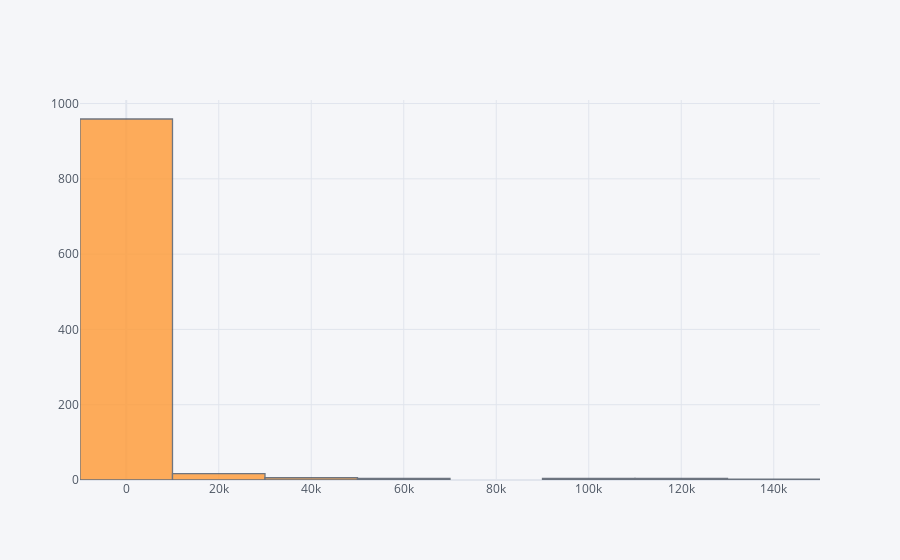

This figure's notebook cell:
### Code cell
df['price_per_litre'].iplot(kind='hist',bins=10)

### Figure 1 — Plotly figure (JSON) as saved in the notebook; plotly's stock layout.template omitted (floating-point values rounded to 4 significant figures; data arrays with more than 128 entries replaced by an {"elided": "..."} marker saying what was removed)
{"data": [{"histfunc": "count", "histnorm": "", "marker": {"color": "rgba(255, 153, 51, 1.0)", "line": {"color": "#4D5663", "width": 1.3}}, "name": "price_per_litre", "nbinsx": 10, "opacity": 0.8, "orientation": "v", "type": "histogram", "x": {"elided": "996 float values"}}], "layout": {"barmode": "overlay", "legend": {"bgcolor": "#F5F6F9", "font": {"color": "#4D5663"}}, "paper_bgcolor": "#F5F6F9", "plot_bgcolor": "#F5F6F9", "title": {"font": {"color": "#4D5663"}}, "xaxis": {"gridcolor": "#E1E5ED", "showgrid": true, "tickfont": {"color": "#4D5663"}, "title": {"font": {"color": "#4D5663"}, "text": ""}, "zerolinecolor": "#E1E5ED"}, "yaxis": {"gridcolor": "#E1E5ED", "showgrid": true, "tickfont": {"color": "#4D5663"}, "title": {"font": {"color": "#4D5663"}, "text": ""}, "zerolinecolor": "#E1E5ED"}}}
